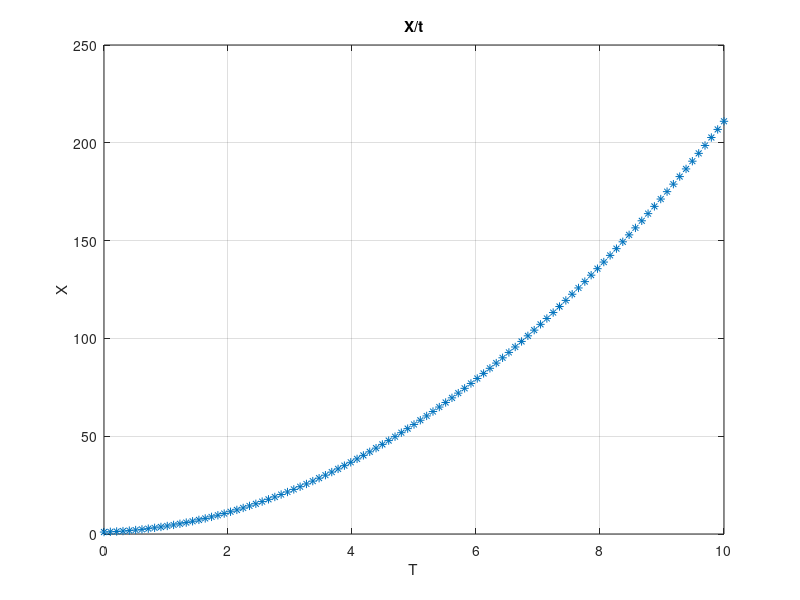

This figure's MATLAB source:
% ------------- soal 1 ---------------------- 
arr=linspace(0,100,201);
 arr(201);

 %---------------- soal 2 -------------------
 A = linspace(-2,2,5);
 B = linspace(-4,4,5);
 c = A .* B;
 D = B .* A;

 % ------------- soal 3 -------------
% ضرایب i, j, k
i = [1 0 0]; % بردار واحد در راستای x
j = [0 1 0]; % بردار واحد در راستای y
k = [0 0 1]; % بردار واحد در راستای z

% تعریف بردار با ضرایب
v1 = -1*i + 2*j + 1*k;
v2 = 1*i + 2*j + 4*k;

% ضرب داخلی (Dot Product)
dot_product = dot(v1, v2);
%disp('ضرب داخلی (Dot Product):');
%disp(dot_product);

% ضرب خارجی (Cross Product)
cross_product = cross(v1, v2);
%disp('ضرب خارجی (Cross Product):');
%disp(cross_product);


% ---------- soal 4 --------------
% تعریف تابع تکمتغیره
f = @(x) x^5 + x^3 + 1;

% یافتن ریشه با مقدار اولیه
root1 = fzero(f, 1); % مقدار اولیه نزدیک به 1
root2 = fzero(f, -1); % مقدار اولیه نزدیک به -1

% نمایش ریشهها
%disp('ریشههای تابع:')
%disp(['ریشه اول: x = ', num2str(root1)])
%disp(['ریشه دوم: x = ', num2str(root2)])
% --------------- soal 5 ------------
p1 = [1 1];
p2 = [1 2 1];
multi = conv(p1,p2);

p1 = [1 2 2 1 1];
p2 = [1 0 1];
[q, r] = deconv(p1, p2)
% --------------- soal 6 ------------



%c = 5
%f = for_to_c(c);
%f
%c = c_to_for(f);
%c
%function result = for_to_c(c)
%    result = (c * 1.8) + 32;
%end

%function k = c_to_for(f)
%    k = (f - 32) / 1.8;
%end



% -------------- soal 7 -------------

mat_zarb =  zeros(10,10);
i1 = 1;
i2 = 1;

while i1 <= 10
    while i2 <= 10
        mat_zarb(i1,i2) = i1 * i2;
        i2 = i2 + 1;  
    end
    i2 = 1;
    i1 = i1 + 1 ;    
end

mat_zarb;
%------------------ soal 8 -------------
C = {1, "student1", 17, [1, 4], {3, 4, 8}};
C{1,2}
C{1,5}{1,1}
length(C)
size(C{5})

%------------------ soal 9 -------------
 t = linspace(0,10,99)
 x = 2 * (t.^2) + t + 1 
 plot(t,x, '*')
 title('X/t')
xlabel('T')
ylabel('X')
grid on
f = gcf;
exportgraphics(f,'barchart.png','Resolution',300)
%------------------ soal 10 -------------
%length(num2str(input("Enter a number: ")))





